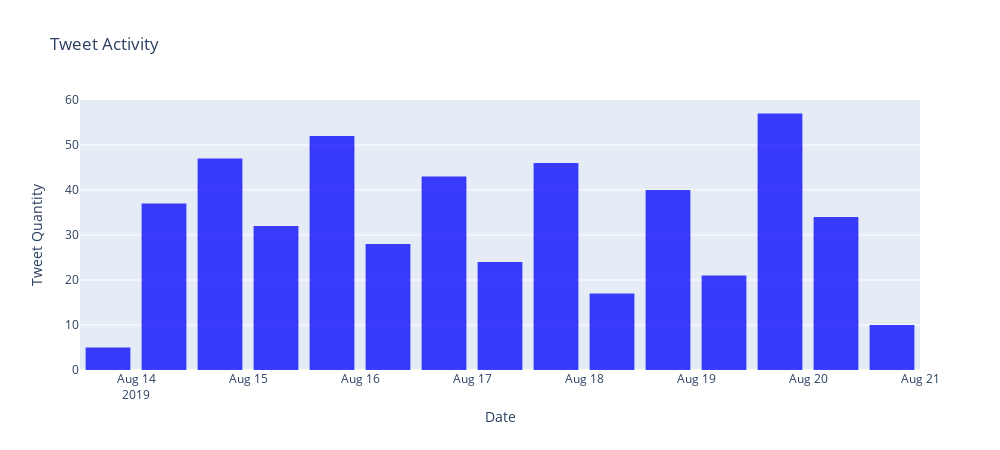

Notebook cell for this chart:
### Markdown cell above
## Visualizing The Number of Tweets for each day

### Code cell
tweetsT = df_tweet['created_at'] 

trace = go.Histogram(
    x = tweetsT,
    marker = dict(
        color = 'blue'
    ),
    opacity = 0.75
)

layout = go.Layout(
    title = 'Tweet Activity',
    height = 450,
    width = 1000,
    xaxis = dict(
        title = 'Date'
    ),
    yaxis = dict(
        title = 'Tweet Quantity'
    ),
    bargap = 0.2,
)

data = [trace]
fig = go.Figure(data=data, layout=layout)
py.offline.iplot(fig)

### Figure 1 — Plotly figure (JSON) as saved in the notebook; plotly's stock layout.template omitted (floating-point values rounded to 4 significant figures; data arrays with more than 128 entries replaced by an {"elided": "..."} marker saying what was removed)
{"data": [{"marker": {"color": "blue"}, "opacity": 0.75, "type": "histogram", "x": {"elided": "493 str values"}}], "layout": {"bargap": 0.2, "height": 450, "title": {"text": "Tweet Activity"}, "width": 1000, "xaxis": {"title": {"text": "Date"}}, "yaxis": {"title": {"text": "Tweet Quantity"}}}}
